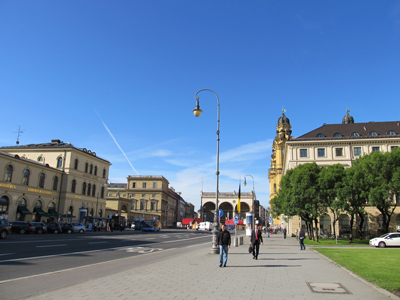
%> input picture MachineLearning/Lab7/city.jpg, 400 x 300 px
$ octave ex1.m   (GNU Octave 9; MATLAB toolbox functions it lacks are replaced by stand-ins)
%> lines starting %> are read from the running program, lines starting %| are printed output that depends on the picture; in (x1, y1, x2, y2) boxes, pixels count from 0 and x2, y2 are one past the last pixel; in counts of white or black regions, pixels touching at a corner belong together; the program's own positions count from 1
%% Exercise 1
%% Read Image
clear;clc
he = imread('city.jpg');
%> he is the input picture: size 300x400x3 uint8; mean R, G, B 100.2, 128.8, 162.2
imshow(he), title('H&E image');
xlabel('Press button!')
pause()
 %% Convert Image from RGB Color Space to L*a*b* Color Space
 lab_he = rgb2lab(he);
%> lab_he: size 300x400x3 double; mean of channels 1, 2, 3 53, 2, -19.6

 %% Classify the Colors in 'a*b*' Space Using K-Means Clustering
ab = lab_he(:,:,2:3);
ab = im2single(ab);
nColors = 3;
% repeat the clustering 3 times to avoid local minima
pixel_labels = imsegkmeans(ab,nColors,'NumAttempts',3);
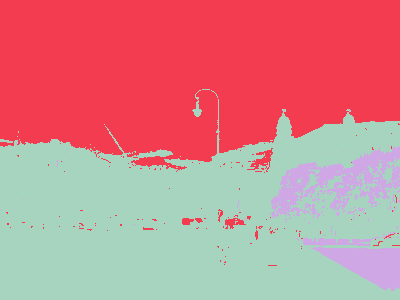
%> pixel_labels: size 300x400 uint8; 3 distinct labels, from 1 to 3; one colour per label, 0 black

imshow(pixel_labels,[])
title('Image Labeled by Cluster Index');
xlabel('Press button!')
pause()
%% Create Images that Segment the H&E Image by Color
mask1 = pixel_labels==1;
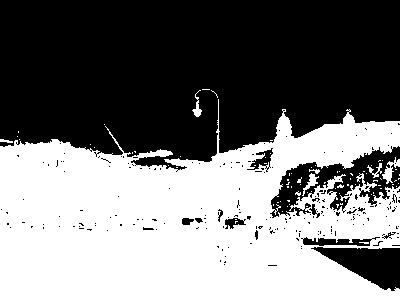
%> mask1: size 300x400 logical; 46.5% white; 81 white regions (74 under 20 px), largest, box (x1, y1, x2, y2) and area: (0, 99, 400, 300) 55047, (382, 157, 400, 184) 179, (302, 173, 319, 196) 121
cluster1 = he .* uint8(mask1);
imshow(cluster1)
title('Objects in Cluster 1');
xlabel('Press button!')
pause()
mask2 = pixel_labels==2;
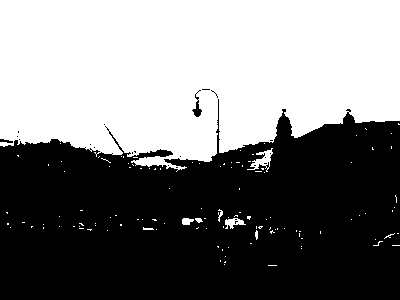
%> mask2: size 300x400 logical; 48% white; 121 white regions (113 under 20 px), largest, box (x1, y1, x2, y2) and area: (0, 0, 400, 172) 56725, (247, 148, 273, 172) 228, (225, 218, 246, 229) 126
cluster2 = he .* uint8(mask2);
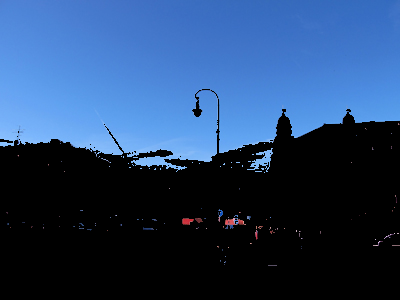
%> cluster2: size 300x400x3 uint8; mean R, G, B 38.6, 66, 104.3
imshow(cluster2)
title('Objects in Cluster 2');
xlabel('Press button!')
pause()
mask3 = pixel_labels==3;
%> mask3: size 300x400 logical; 5.5% white; 100 white regions (96 under 20 px), largest, box (x1, y1, x2, y2) and area: (270, 146, 400, 218) 3702, (311, 247, 400, 291) 2166, (303, 237, 380, 246) 397, (309, 204, 320, 218) 54
cluster3 = he .* uint8(mask3);
imshow(cluster3)
title('Objects in Cluster 3');
xlabel('Press button!')
pause()
%% Segment the Nuclei
L = lab_he(:,:,1);
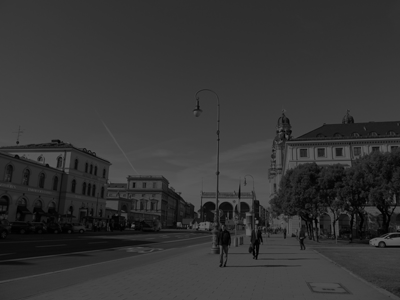
%> L: size 300x400 double; min 0, max 100, mean 53
L_blue = L .* double(mask1);
L_blue = rescale(L_blue);
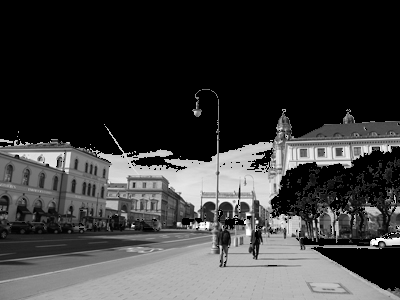
%> L_blue: size 300x400 double; min 0, max 1, mean 0.233
idx_light_blue = imbinarize(nonzeros(L_blue));
%> idx_light_blue = 55807 logical values, 30176 true

blue_idx = find(mask1);
%> blue_idx = 55808 values from 140 to 120000
mask_dark_blue = mask1;
mask_dark_blue(blue_idx(idx_light_blue)) = 0;
%> mask_dark_blue: size 300x400 logical; 21.4% white; 243 white regions (212 under 20 px), largest, box (x1, y1, x2, y2) and area: (0, 139, 213, 281) 16220, (289, 173, 400, 249) 3646, (275, 112, 400, 166) 1716

blue_nuclei = he .* uint8(mask_dark_blue);
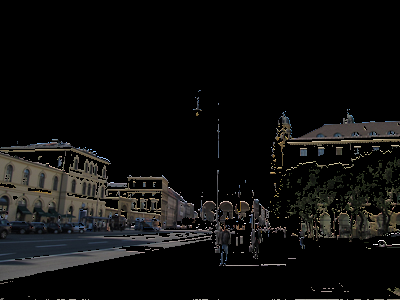
%> blue_nuclei: size 300x400x3 uint8; mean R, G, B 15.3, 15, 14.1
imshow(blue_nuclei)
title('Blue Nuclei');
xlabel('End!')

$ run again, with MachineLearning/Lab7/1.png saved as MachineLearning/Lab7/city.jpg
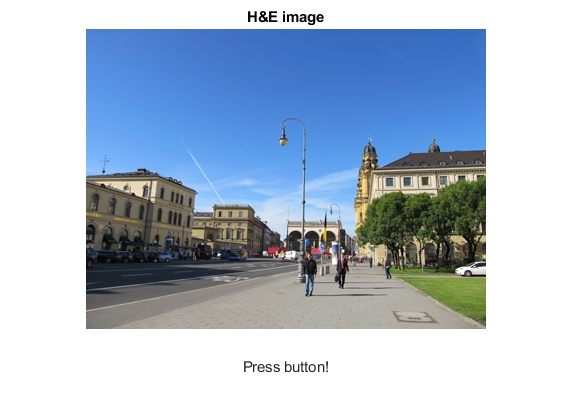
%> input picture MachineLearning/Lab7/1.png, 574 x 393 px
%> he is the input picture: size 393x574x3 uint8; mean R, G, B 171.9, 187.1, 204.8
%> lab_he: size 393x574x3 double; mean of channels 1, 2, 3 74.7, 1, -10.4
%> pixel_labels: size 393x574 uint8; 3 distinct labels, from 1 to 3
%> `mask1 = pixel_labels==1;`:
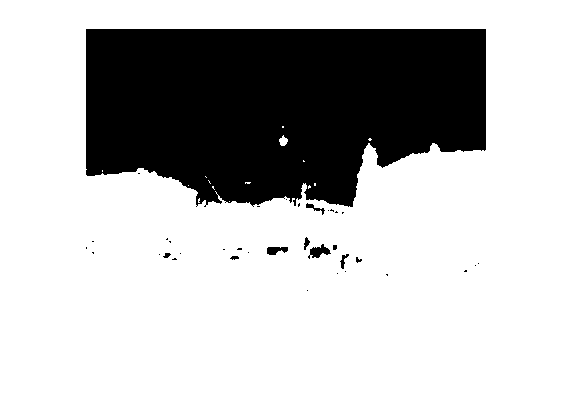
%> mask1: size 393x574 logical; 73.2% white; 36 black regions (27 under 20 px), largest, box (x1, y1, x2, y2) and area: (86, 29, 486, 207) 59907, (308, 244, 331, 259) 171, (267, 247, 288, 255) 123
%> mask2: size 393x574 logical; 16.2% white; 48 white regions (41 under 20 px), largest, box (x1, y1, x2, y2) and area: (86, 30, 486, 144) 35949, (308, 247, 331, 259) 138, (267, 247, 288, 255) 123
%> mask3: size 393x574 logical; 10.7% white; 45 white regions (38 under 20 px), largest, box (x1, y1, x2, y2) and area: (86, 32, 486, 207) 23296, (86, 29, 486, 31) 413, (306, 203, 325, 215) 67
%> idx_light_blue = 164999 logical values, 122832 true
%> blue_idx = 165053 values from 1 to 225582
%> mask_dark_blue: size 393x574 logical; 18.7% white; 225 white regions (188 under 20 px), largest, box (x1, y1, x2, y2) and area: (86, 168, 327, 329) 22927, (333, 143, 486, 275) 10580, (353, 368, 485, 393) 2739
%> `blue_nuclei = he .* uint8(mask_dark_blue);`:
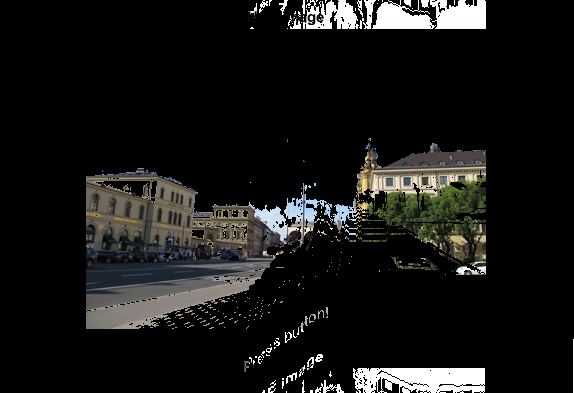
%> blue_nuclei: size 393x574x3 uint8; mean R, G, B 23, 23, 21.7
